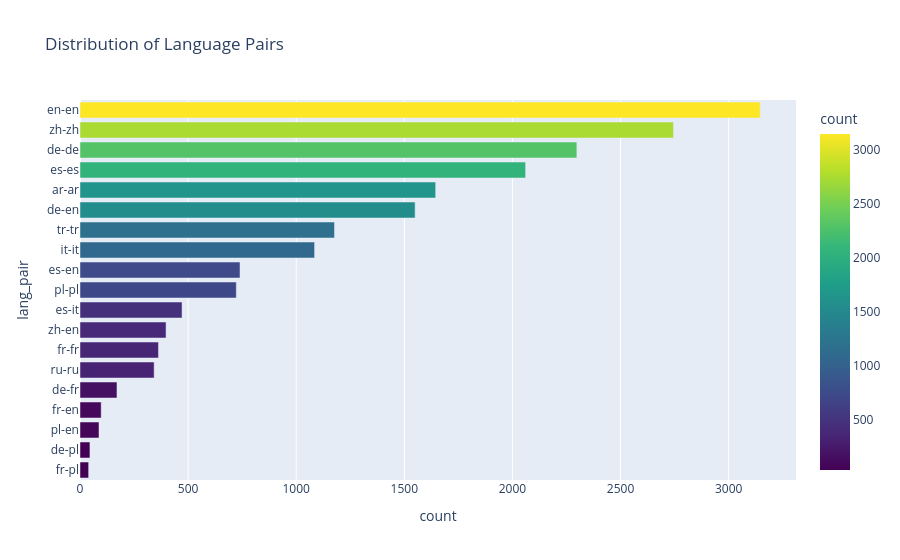

Notebook code for this chart:
### Code cell
df_counts = df["lang_pair"].value_counts().reset_index()
df_counts.columns = ['lang_pair', 'count']

fig = px.bar(
    df_counts, 
    x='count', 
    y='lang_pair', 
    orientation='h',
    title='Distribution of Language Pairs',
    color='count',   
    color_continuous_scale='Viridis'
)
fig.update_yaxes(autorange="reversed")
fig.show()

### Figure 1 — Plotly figure (JSON) as saved in the notebook; plotly's stock layout.template omitted (floating-point values rounded to 4 significant figures)
{"data": [{"hovertemplate": "count=%{marker.color}<br>lang_pair=%{y}<extra></extra>", "legendgroup": "", "marker": {"color": [3146, 2745, 2298, 2061, 1645, 1550, 1177, 1085, 740, 723, 472, 398, 363, 343, 171, 98, 88, 46, 40], "coloraxis": "coloraxis", "pattern": {"shape": ""}}, "name": "", "orientation": "h", "showlegend": false, "textposition": "auto", "type": "bar", "x": [3146, 2745, 2298, 2061, 1645, 1550, 1177, 1085, 740, 723, 472, 398, 363, 343, 171, 98, 88, 46, 40], "xaxis": "x", "y": ["en-en", "zh-zh", "de-de", "es-es", "ar-ar", "de-en", "tr-tr", "it-it", "es-en", "pl-pl", "es-it", "zh-en", "fr-fr", "ru-ru", "de-fr", "fr-en", "pl-en", "de-pl", "fr-pl"], "yaxis": "y"}], "layout": {"barmode": "relative", "coloraxis": {"colorbar": {"title": {"text": "count"}}, "colorscale": [[0, "#440154"], [0.1111, "#482878"], [0.2222, "#3e4989"], [0.3333, "#31688e"], [0.4444, "#26828e"], [0.5556, "#1f9e89"], [0.6667, "#35b779"], [0.7778, "#6ece58"], [0.8889, "#b5de2b"], [1, "#fde725"]]}, "legend": {"tracegroupgap": 0}, "title": {"text": "Distribution of Language Pairs"}, "xaxis": {"anchor": "y", "domain": [0, 1], "title": {"text": "count"}}, "yaxis": {"anchor": "x", "autorange": "reversed", "domain": [0, 1], "title": {"text": "lang_pair"}}}}
